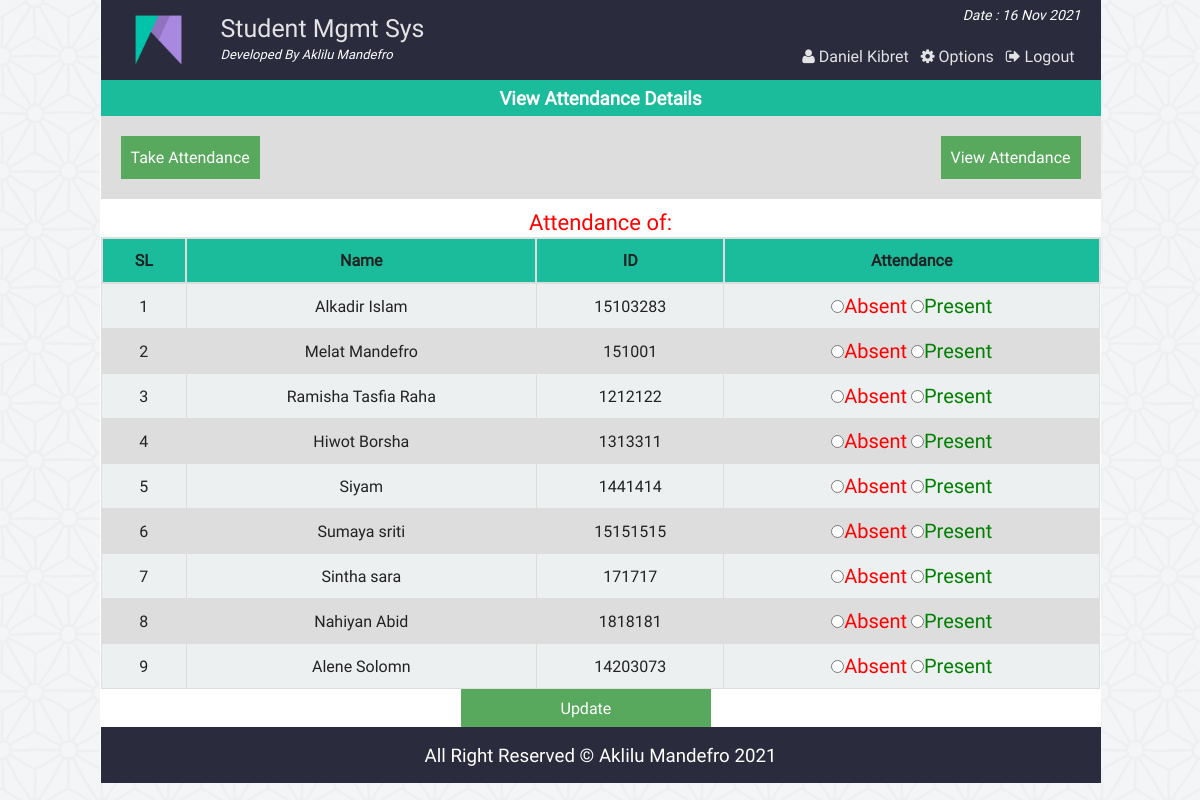
The page /att_single_view_fc.php (signed in) on the database its author committed.
### tables this page shows
CREATE TABLE `at_student` (
  `id` int(11) NOT NULL,
  `name` varchar(40) NOT NULL,
  `st_id` int(11) NOT NULL
);

CREATE TABLE `attn` (
  `id` int(11) NOT NULL,
  `st_id` int(11) NOT NULL,
  `atten` varchar(50) NOT NULL,
  `at_date` date NOT NULL
);

### php/functions.php (called while the page is built, shortened)
<?php
class login_registration_class{
	public function attn_all_student($date){
		global $conn;
		$res = $conn->query("select at_student.name, attn.*
			from at_student
			inner join attn
			on at_student.st_id = attn.st_id
			where at_date = '$date' ");
		return $res;
	}
};
?>

### att_single_view_fc.php (the view, shortened to what this page needs)
<?php
	require "php/config.php";
	require_once "php/functions.php";
	$user = new login_registration_class();
?>
<?php
include "php/headertop.php";
?>
<div class="all_student fix">
		<h3 style="text-align:center;color:#fff;margin:0;padding:5px;background:#1abc9c">View Attendance Details</h3>
		<div  class="fix" style="background:#ddd;padding:20px;">
			<span style="float:left;"><a style="color:#fff;" href="class_att_fc.php"><button style="background:#58A85D;border:none;color:#fff;padding:10px;">Take Attendance</button></a></span>
			<span style="float:right;"><a style="color:#fff;" href="att_view_fc.php"> <button style="background:#58A85D;border:none;color:#fff;padding:10px;">View Attendance</button></a></span>
		</div>
		<p style="text-align:center;color:#34495e;margin:0;padding-top:8px;color:red;font-size:22px;">
			<?php echo "Attendance of: ".$date;?>
		</p>
	<form action="" method="post">
		<table class="tab_one" style="text-align:center;">
			<tr>
				<th style="text-align:center;">SL</th>
				<th style="text-align:center;">Name</th>
				<th style="text-align:center;">ID</th>
				<th style="text-align:center;">Attendance</th>
			</tr>
			<?php
			$i=0;
				$std = $user->attn_all_student($date);
				if($std){
				while($rows = $std->fetch_assoc()){
				$i++;
		?>
			<tr>
				<td><?php echo $i;?></td>
				<td><?php echo $rows['name'];?></td>
				<td><?php echo $rows['st_id'];?></td>
				<td>
					<label style="color:red;font-size:20px"><input type="radio" name="attn[<?php echo $rows['st_id'];?>]" value="absent" <?php if($rows['atten'] == "absent") echo "checked";?>/>Absent</label>
					<label style="color:green;font-size:20px"> <input type="radio" name="attn[<?php echo $rows['st_id'];?>]" value="present" <?php if($rows['atten'] == "present") echo "checked";?>/>Present</label>
				</td>
			</tr>
			<?php
			} }else echo "failed";
				?>
		</table>
		<span style="margin-left:360px;"><input style="<text-align:right></text-align:right>;background:#58A85D;border:none;color:#fff;padding:8px 100px;" type="submit" name="submit" value="Update" /></span>
	</form>
</div>
<?php include "php/footerbottom.php";?>

### css/main.css (style rules this page uses)
html { color: #222; font-size: 1em; line-height: 1.4; }
a { text-decoration:none; }
.fix { overflow:hidden; }
body { font-family:roboto !important; background:url(../img/ptrn.png) repeat fixed; }
.st_reg th, td { padding: 8px; }
table.tab_one { width:100%; }
table.tab_one th { background:#1abc9c; padding:10px; font-weight:bold; text-align:left; }
table.tab_one td { border:1px solid #ddd; padding:8px; }
table.tab_one tr:nth-child(odd) { background:#ddd; }
table.tab_one tr:nth-child(even) { background:#ecf0f1; }
.all_student { min-height:450px; }
table.att_tab tr,td,th { border:2px solid #ddd; border-collapse:collapse; padding:8px; }

### rows shown on the page
at_student: name "Alkadir Islam", attn.st_id "15103283"
attn: atten "☐ Absent", atten "☐ Present"
at_student: name "Melat Mandefro", attn.st_id "151001"
attn: atten "☐ Absent", atten "☐ Present"
at_student: name "Ramisha Tasfia Raha", attn.st_id "1212122"
attn: atten "☐ Absent", atten "☐ Present"
at_student: name "Hiwot Borsha", attn.st_id "1313311"
attn: atten "☐ Absent", atten "☐ Present"
at_student: name "Siyam", attn.st_id "1441414"
attn: atten "☐ Absent", atten "☐ Present"
at_student: name "Sumaya sriti", attn.st_id "15151515"
attn: atten "☐ Absent", atten "☐ Present"
at_student: name "Sintha sara", attn.st_id "171717"
attn: atten "☐ Absent", atten "☐ Present"
at_student: name "Nahiyan Abid", attn.st_id "1818181"
attn: atten "☐ Absent", atten "☐ Present"
at_student: name "Alene Solomn", attn.st_id "14203073"
attn: atten "☐ Absent", atten "☐ Present"

### other values the page prints
$fname "Daniel Kibret"
